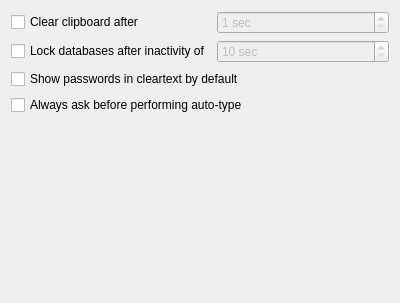
<?xml version="1.0" encoding="UTF-8"?>
<ui version="4.0">
 <class>SettingsWidgetSecurity</class>
 <widget class="QWidget" name="SettingsWidgetSecurity">
  <property name="geometry">
   <rect>
    <x>0</x>
    <y>0</y>
    <width>400</width>
    <height>303</height>
   </rect>
  </property>
  <layout class="QGridLayout" name="gridLayout">
   <item row="3" column="0" colspan="2">
    <widget class="QCheckBox" name="autoTypeAskCheckBox">
     <property name="text">
      <string>Always ask before performing auto-type</string>
     </property>
    </widget>
   </item>
   <item row="1" column="1">
    <widget class="QSpinBox" name="lockDatabaseIdleSpinBox">
     <property name="enabled">
      <bool>false</bool>
     </property>
     <property name="suffix">
      <string> sec</string>
     </property>
     <property name="minimum">
      <number>10</number>
     </property>
     <property name="maximum">
      <number>9999</number>
     </property>
    </widget>
   </item>
   <item row="1" column="0">
    <widget class="QCheckBox" name="lockDatabaseIdleCheckBox">
     <property name="text">
      <string>Lock databases after inactivity of</string>
     </property>
    </widget>
   </item>
   <item row="0" column="1">
    <widget class="QSpinBox" name="clearClipboardSpinBox">
     <property name="enabled">
      <bool>false</bool>
     </property>
     <property name="suffix">
      <string> sec</string>
     </property>
     <property name="minimum">
      <number>1</number>
     </property>
     <property name="maximum">
      <number>999</number>
     </property>
    </widget>
   </item>
   <item row="0" column="0">
    <widget class="QCheckBox" name="clearClipboardCheckBox">
     <property name="text">
      <string>Clear clipboard after</string>
     </property>
    </widget>
   </item>
   <item row="2" column="0" colspan="2">
    <widget class="QCheckBox" name="passwordCleartextCheckBox">
     <property name="text">
      <string>Show passwords in cleartext by default</string>
     </property>
    </widget>
   </item>
   <item row="4" column="0" colspan="2">
    <spacer name="verticalSpacer">
     <property name="orientation">
      <enum>Qt::Vertical</enum>
     </property>
     <property name="sizeHint" stdset="0">
      <size>
       <width>20</width>
       <height>40</height>
      </size>
     </property>
    </spacer>
   </item>
  </layout>
 </widget>
 <tabstops>
  <tabstop>clearClipboardCheckBox</tabstop>
  <tabstop>clearClipboardSpinBox</tabstop>
 </tabstops>
 <resources/>
 <connections/>
</ui>
